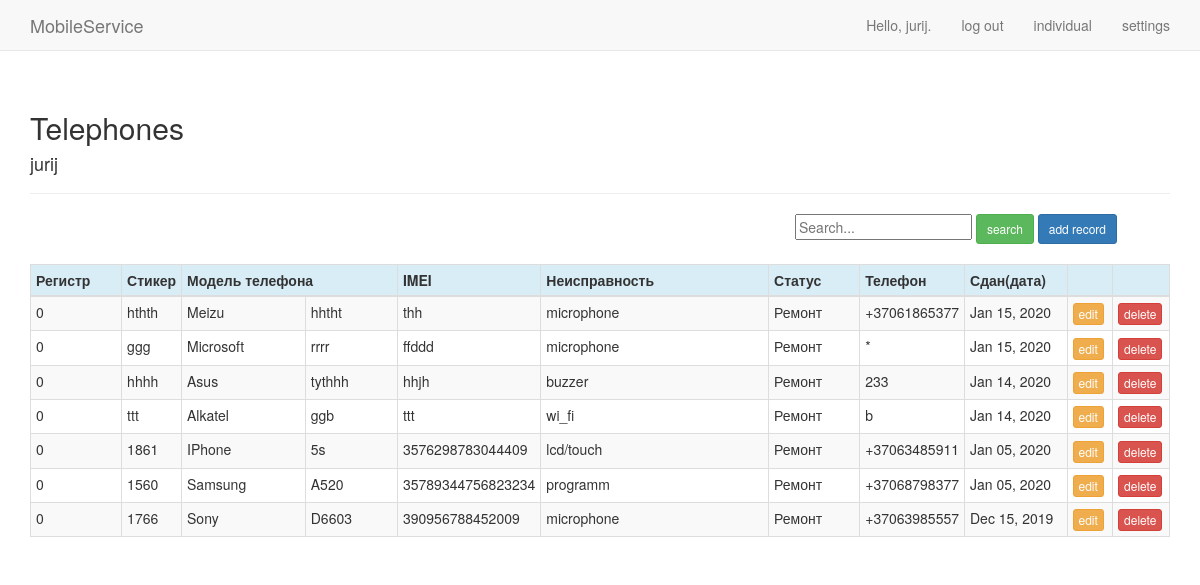
The page /telephones/ (signed in) on the database as committed earlier.
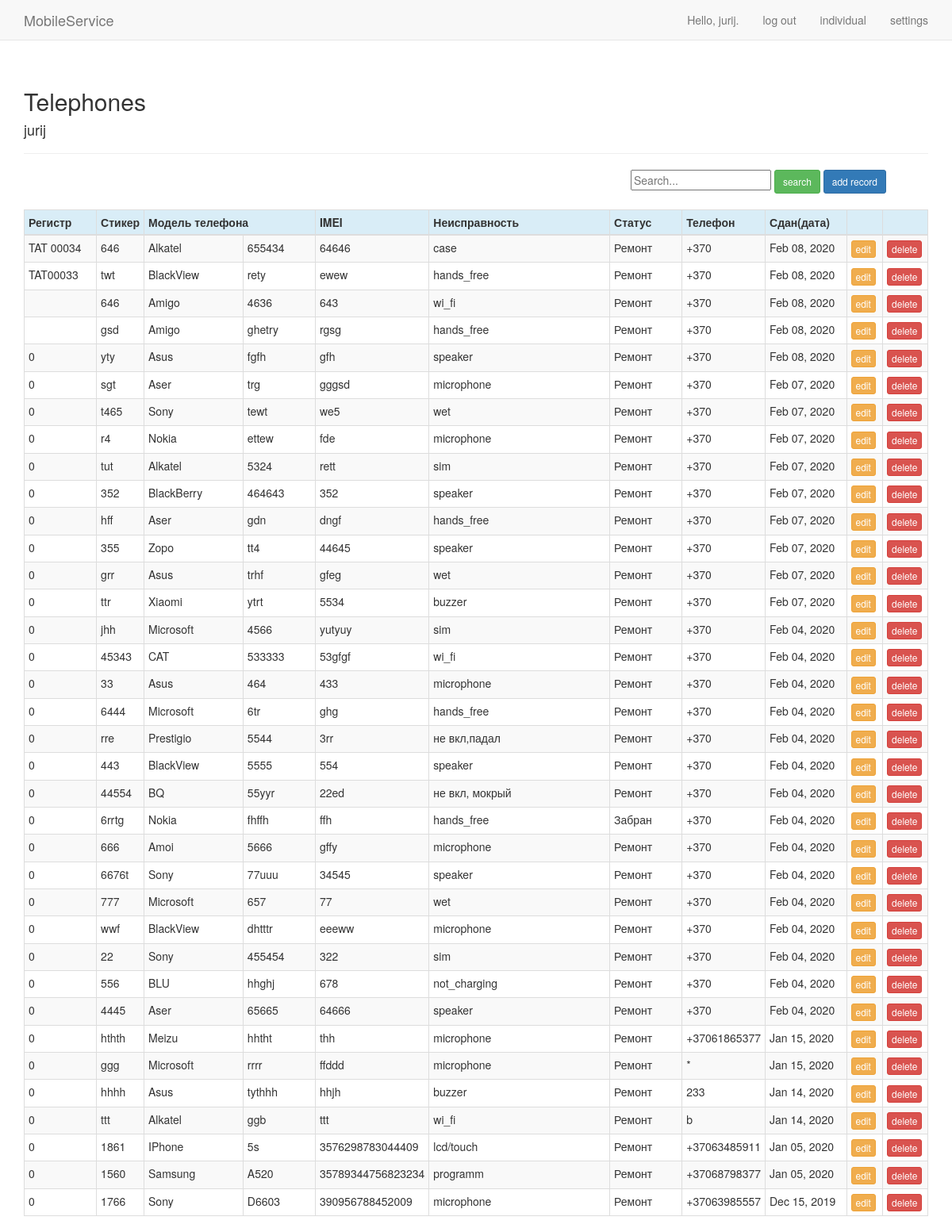
The same page on the database as committed later.
### mobile/models.py (models this page shows, shortened)
class Mobil(models.Model):
    """модели"""
    SAM = 'Samsung'
    ALK = 'Alkatel'
    ASE = 'Aser'
    AMI = 'Amigo'
    AMO = 'Amoi'
    APL = 'IPhone'
    ASU = 'Asus'
    BBR = 'BlackBerry'
    BVI = 'BlackView'
    BLU = 'BLU'
    BQ = 'BQ'
    CAT = 'CAT'
    CAP = 'Caterpillar'
    COO = 'Coolpad'
    CUB = 'Cubot'
    DOO = 'Doogee'
    DOR = 'Doro'
    EST = 'Estar'
    ELE = 'Elephone'
    GIG = 'Gigabyte'
    GET = 'Getnord'
    GOO = 'Google'
    HTC = 'HTC'
    HP = 'HP'
    HOM = 'HomTom'
    KAZ = 'Kazam'
    MYP = 'MyPhone'
    NOU = 'Nous'
    ONE = 'OnePlus'
    OUK = 'Oukitel'
    PRE = 'Prestigio'
    ZTE = 'ZTE'
    ZOP = 'Zopo'
    HUA = 'Huawei'
    LEN = 'Lenovo'
    SON = 'Sony'
    LG = 'LG'
    MEI = 'Meizu'
    XIA = 'Xiaomi'
    MIR = 'Microsoft'
    NOK = 'Nokia'
    OTH = '------->'
    """неисправности"""
    LCD = 'lcd'
    DIN = 'speaker'
    BUZ = 'buzzer'
    KOD = 'kod'
    AKK = 'akkaunt'
    MIC = 'microphone'
    WIF = 'wi_fi'
    PRO = 'programm'
    HEN = 'hands_free'
    N_C = 'not_charging'
    WET = 'wet'
    SIM = 'sim'
    NTO1 = 'не вкл'
    NTO2 = 'не вкл, мокрый'
    NTO3 = 'не вкл,падал'
    LCT = 'lcd/touch'
    TOU = 'touch'
    LANG = 'languige'
    UNLO = 'unlock'
    FLEX = 'flex'
    CASE = 'case'
    """состояние"""
    NVD = 'no visible defects'
    DLT = 'damaded_LCD/Touch'
    DCS = 'damaded_case'
    DBC = "damaded_back_cover"
    """статус"""
    REP = 'Ремонт'
    REP_COM = 'Рем.завершен'
    TEL_TA = 'Забран'
    BRAND = ((APL,'IPhone'),(SAM,'Samsung'),(HUA,'Huawei'),(MEI,'Meizu'),(XIA,'Xiaomi'),(NOK,'Nokia'),(MIR,'Microsoft'),
        (PRE,'Prestigio'),(SON,'Sony'),(ALK,'Alcatel'),(ASU,'Asus'),(ASE,'Aser'),(AMI,'Amigo'),(AMO,'Amoi'),
        (BVI,'BlackView'),(BLU,'BLU'),(BQ,'BQ'),(BBR,'BlackBerry'),(CAT,'CAT'),(CAP,'Caterpillar'),(COO,'Coolpad'),
        (CUB,'Cubot'),(DOO,'Doogee'),(DOR,'Doro'),(ELE,'Elephone'),(EST,'Estar'),(GIG,'Gigabyte'),(GET,'Getnord'),
        (GOO,'Google'),(HTC,'HTC'),(HOM,'HomTom'),(HP,'HP'),(KAZ,'Kazam'),(LEN,'Lenovo'),(LG,'Lg'),(MYP,'MyPhone'),
        (NOU,'Nous'),(ONE,'OnePlus'),(OUK,'Oukitel'),(ZOP,'Zopo'),(ZTE,'ZTE'),(OTH,'------->'))
    DEFECT = ((PRO,'Programm'),(LANG,'Язык'),(UNLO,'Отвязка'),(KOD,'Код'),(AKK,'Аккаунт'),(LCT,'LCD/Touch'),(LCD,'LCD'),
        (TOU,'Touch'),(NTO1,'Не вкл'),(NTO2,'Не вкл, Мокрый'),(NTO3,'Не вкл, Падал'),(N_C,'Не заряж'),(DIN,'Динамик'),
        (BUZ,'Зуммер'),(MIC,'Микрофон'),(HEN,'Hands_Free'),(WIF,'Wi-Fi'),(WET,'Мокрый'),(SIM,'Sim'),(FLEX,'Шлейф'),
        (CASE,'Корпус'),(OTH,'------->'))
    STATUS = ((REP,'ремонт'),(REP_COM,'ремонт_завершён'),(TEL_TA,'забран'))
    STATE = ((NVD,'Нет видимых дефектов'),(DLT,'Повреждён экран/тоучскрин'),(DCS,'Повреждён корпус'),
        (DBC,'Повреждена задняя крышка'))
    number_reg = models.IntegerField(default=0)
    complex_number_reg = models.CharField(max_length=10)
    number_sticker = models.CharField(max_length=5)
    model_tel = models.CharField(max_length=20,choices=BRAND)
    model_1_tel = models.CharField(max_length=20)
    kod_tel = models.CharField(max_length=20,default='*')
    price = models.CharField(max_length=5)
    imei = models.CharField(max_length=20)
    number_tel = models.CharField(max_length=20, default='+370')
    date_added = models.DateTimeField(auto_now_add=True)
    date_end = models.CharField(max_length=12,default='*')
    date_take_away = models.CharField(max_length=12,default='*')
    state = models.CharField(max_length=20,choices=STATE)
    status = models.CharField(max_length=20,choices=STATUS,default=REP)
    defect = models.CharField(max_length=30,default='*')
    defect_tel = models.CharField(max_length=20,choices=DEFECT)
    defect_1_tel = models.CharField(max_length=20,choices=DEFECT,default='*')
    comment = models.CharField(max_length=200,default='*')
    email_client = models.EmailField(max_length=254, default='*@gmail.com')
    owner = models.ForeignKey(User,on_delete=models.CASCADE)

### mobile/views.py (the view)
# urls.py: path('telephones/', views.telephones, name='telephones'),
@login_required
def telephones(request):
    mobils = Mobil.objects.filter(owner=request.user).order_by('-number_reg')
    context = {'mobils': mobils}
    return render(request, 'mobile/telephones.html', context)

### mobile/templates/mobile/telephones.html (shortened to what this page needs)
{% extends "mobile/base.html" %}
{% load bootstrap3 %}
{% block header %}
  <h2>Telephones</h2><h4>{{user.username}}</h4>
{% endblock header %}
{% block content %}
  <div class="row">
    <div class="col-sm-offset-8">
      <form action="{% url 'mobile:search_results' %}" method="get" autocomplete="off" >
        <input name="q" type="text" placeholder="Search...">
        <button type="submit" class="btn btn-success btn-sm">search</button>
        <a href="{% url 'mobile:new_record' %}" class="btn btn-primary btn-sm">add record</a>
      </form>
    </div>
  </div>
  <div class="row">
    <div class="col-sm-8">
    </div>
  </div>
  <table class="table table-striped table-bordered table-condensed table-hover">
    <thead>
      <tr class="info">
        <th style="width:8%">Регистр</th>
        <th style="width:4%">Стикер</th>
        <th colspan="2">Модель телефона</th>
        <th style="width:12%">IMEI</th>
        <th style="width:20%">Неисправность</th>
        <th style="width:8%">Статус</th>
        <th style="width:8%">Телефон</th>
        <th style="width:9%">Сдан(дата)</th>
        <th style="width:4%"></th>
        <th style="width:5%"></th>
      </tr>
    </thead>
    <tbody>
      {% for mobil in mobils %}
        <tr>
          <td>{{mobil.complex_number_reg}}</td>
          <td>{{mobil.number_sticker}}</td>
          {% if mobil.model_tel == "------->" %}
            <td></td>
          {% else %}
            <td>{{mobil.model_tel}}</td>
          {% endif %}
          <td>{{mobil.model_1_tel}}</td>
          <td>{{mobil.imei}}</td>
          {% if mobil.defect == "*" %}
            <td>{{mobil.defect_tel}}</td>
          {% elif mobil.defect == "***" %}
            <td>{{mobil.defect_tel}}</td>
          {% elif mobil.defect_tel == "------->" %}
            <td>{{mobil.defect}}</td>
          {% else %}
            <td>{{mobil.defect_tel}} , {{mobil.defect}}</td>
          {% endif %}
          <td>{{mobil.status}}</td>
          <td>{{mobil.number_tel}}</td>
          <td>{{mobil.date_added|date:'M d, Y '}}</td>
          <td><a href="{% url 'mobile:edit_record' mobil.id %}" class="btn btn-warning btn-xs">edit</a></td>
          <td><a href="{% url 'mobile:delete_record' mobil.id %}" class="btn btn-danger btn-xs">delete</a></td>
        </tr>
      {% endfor %}
    </tbody>
  </table>
{% endblock content %}

### mobile/templates/mobile/base.html (shortened to what this page needs)
{% load bootstrap3 %}
<!DOCTYPE html>
<html lang="en">
  <head>
    {% bootstrap_css %}
  </head>
  <body>
    <nav class="navbar navbar-default navbar-static-top">
      <div class="container">
        <div class="navbar-header">
          <a class="navbar-brand" href="{% url 'mobile:index' %}">
              MobileService</a>
        </div>
        <div id="navbar" class="navbar-collapse collapse">
          <ul class="nav navbar-nav navbar-right">
            {% if user.is_authenticated %}
              <li><a>Hello, {{ user.username }}.</a></li>
              <li><a href="{% url 'users:logout' %}">log out</a></li>
              <li><a href="{% url 'users:individual' %}">individual</a></li>
              <li><a href="{% url 'send_email:settings_common' %}">settings</a></li>
            {% else %}
              <li><a href="{% url 'users:register' %}">register</a></li>
              <li><a href="{% url 'users:login' %}">log in</a></li>
            {% endif %}
          </ul>
        </div>
      </div>
    </nav>
    <div class="container">
      <div class="page-header">
        {% block header %}{% endblock header %}
      </div>
      <div>
        {% block content %}{% endblock content %}
      </div>
    </div>
  </body>
</html>

Rows that differ between the two databases and show on the page:
added Mobil: complex_number_reg "TAT 00034", number_sticker "646", model_tel "Alkatel", model_1_tel "655434", imei "64646", defect_tel "case", status "Ремонт", number_tel "+370", date_added "Feb 08, 2020"
added Mobil: complex_number_reg "TAT00033", number_sticker "twt", model_tel "BlackView", model_1_tel "rety", imei "ewew", defect_tel "hands_free", status "Ремонт", number_tel "+370", date_added "Feb 08, 2020"
added Mobil: number_sticker "646", model_tel "Amigo", model_1_tel "4636", imei "643", defect_tel "wi_fi", status "Ремонт", number_tel "+370", date_added "Feb 08, 2020"
added Mobil: number_sticker "gsd", model_tel "Amigo", model_1_tel "ghetry", imei "rgsg", defect_tel "hands_free", status "Ремонт", number_tel "+370", date_added "Feb 08, 2020"
added Mobil: complex_number_reg "0", number_sticker "yty", model_tel "Asus", model_1_tel "fgfh", imei "gfh", defect_tel "speaker", status "Ремонт", number_tel "+370", date_added "Feb 08, 2020"
added Mobil: complex_number_reg "0", number_sticker "sgt", model_tel "Aser", model_1_tel "trg", imei "gggsd", defect_tel "microphone", status "Ремонт", number_tel "+370", date_added "Feb 07, 2020"
added Mobil: complex_number_reg "0", number_sticker "t465", model_tel "Sony", model_1_tel "tewt", imei "we5", defect_tel "wet", status "Ремонт", number_tel "+370", date_added "Feb 07, 2020"
added Mobil: complex_number_reg "0", number_sticker "r4", model_tel "Nokia", model_1_tel "ettew", imei "fde", defect_tel "microphone", status "Ремонт", number_tel "+370", date_added "Feb 07, 2020"
added Mobil: complex_number_reg "0", number_sticker "tut", model_tel "Alkatel", model_1_tel "5324", imei "rett", defect_tel "sim", status "Ремонт", number_tel "+370", date_added "Feb 07, 2020"
added Mobil: complex_number_reg "0", number_sticker "352", model_tel "BlackBerry", model_1_tel "464643", imei "352", defect_tel "speaker", status "Ремонт", number_tel "+370", date_added "Feb 07, 2020"
added Mobil: complex_number_reg "0", number_sticker "hff", model_tel "Aser", model_1_tel "gdn", imei "dngf", defect_tel "hands_free", status "Ремонт", number_tel "+370", date_added "Feb 07, 2020"
added Mobil: complex_number_reg "0", number_sticker "355", model_tel "Zopo", model_1_tel "tt4", imei "44645", defect_tel "speaker", status "Ремонт", number_tel "+370", date_added "Feb 07, 2020"
added Mobil: complex_number_reg "0", number_sticker "grr", model_tel "Asus", model_1_tel "trhf", imei "gfeg", defect_tel "wet", status "Ремонт", number_tel "+370", date_added "Feb 07, 2020"
added Mobil: complex_number_reg "0", number_sticker "ttr", model_tel "Xiaomi", model_1_tel "ytrt", imei "5534", defect_tel "buzzer", status "Ремонт", number_tel "+370", date_added "Feb 07, 2020"
added Mobil: complex_number_reg "0", number_sticker "jhh", model_tel "Microsoft", model_1_tel "4566", imei "yutyuy", defect_tel "sim", status "Ремонт", number_tel "+370", date_added "Feb 04, 2020"
added Mobil: complex_number_reg "0", number_sticker "45343", model_tel "CAT", model_1_tel "533333", imei "53gfgf", defect_tel "wi_fi", status "Ремонт", number_tel "+370", date_added "Feb 04, 2020"
added Mobil: complex_number_reg "0", number_sticker "33", model_tel "Asus", model_1_tel "464", imei "433", defect_tel "microphone", status "Ремонт", number_tel "+370", date_added "Feb 04, 2020"
added Mobil: complex_number_reg "0", number_sticker "6444", model_tel "Microsoft", model_1_tel "6tr", imei "ghg", defect_tel "hands_free", status "Ремонт", number_tel "+370", date_added "Feb 04, 2020"
added Mobil: complex_number_reg "0", number_sticker "rre", model_tel "Prestigio", model_1_tel "5544", imei "3rr", defect_tel "не вкл,падал", status "Ремонт", number_tel "+370", date_added "Feb 04, 2020"
added Mobil: complex_number_reg "0", number_sticker "443", model_tel "BlackView", model_1_tel "5555", imei "554", defect_tel "speaker", status "Ремонт", number_tel "+370", date_added "Feb 04, 2020"
added Mobil: complex_number_reg "0", number_sticker "44554", model_tel "BQ", model_1_tel "55yyr", imei "22ed", defect_tel "не вкл, мокрый", status "Ремонт", number_tel "+370", date_added "Feb 04, 2020"
added Mobil: complex_number_reg "0", number_sticker "6rrtg", model_tel "Nokia", model_1_tel "fhffh", imei "ffh", defect_tel "hands_free", status "Забран", number_tel "+370", date_added "Feb 04, 2020"
added Mobil: complex_number_reg "0", number_sticker "666", model_tel "Amoi", model_1_tel "5666", imei "gffy", defect_tel "microphone", status "Ремонт", number_tel "+370", date_added "Feb 04, 2020"
added Mobil: complex_number_reg "0", number_sticker "6676t", model_tel "Sony", model_1_tel "77uuu", imei "34545", defect_tel "speaker", status "Ремонт", number_tel "+370", date_added "Feb 04, 2020"
added Mobil: complex_number_reg "0", number_sticker "777", model_tel "Microsoft", model_1_tel "657", imei "77", defect_tel "wet", status "Ремонт", number_tel "+370", date_added "Feb 04, 2020"
added Mobil: complex_number_reg "0", number_sticker "wwf", model_tel "BlackView", model_1_tel "dhtttr", imei "eeeww", defect_tel "microphone", status "Ремонт", number_tel "+370", date_added "Feb 04, 2020"
added Mobil: complex_number_reg "0", number_sticker "22", model_tel "Sony", model_1_tel "455454", imei "322", defect_tel "sim", status "Ремонт", number_tel "+370", date_added "Feb 04, 2020"
added Mobil: complex_number_reg "0", number_sticker "556", model_tel "BLU", model_1_tel "hhghj", imei "678", defect_tel "not_charging", status "Ремонт", number_tel "+370", date_added "Feb 04, 2020"
added Mobil: complex_number_reg "0", number_sticker "4445", model_tel "Aser", model_1_tel "65665", imei "64666", defect_tel "speaker", status "Ремонт", number_tel "+370", date_added "Feb 04, 2020"
